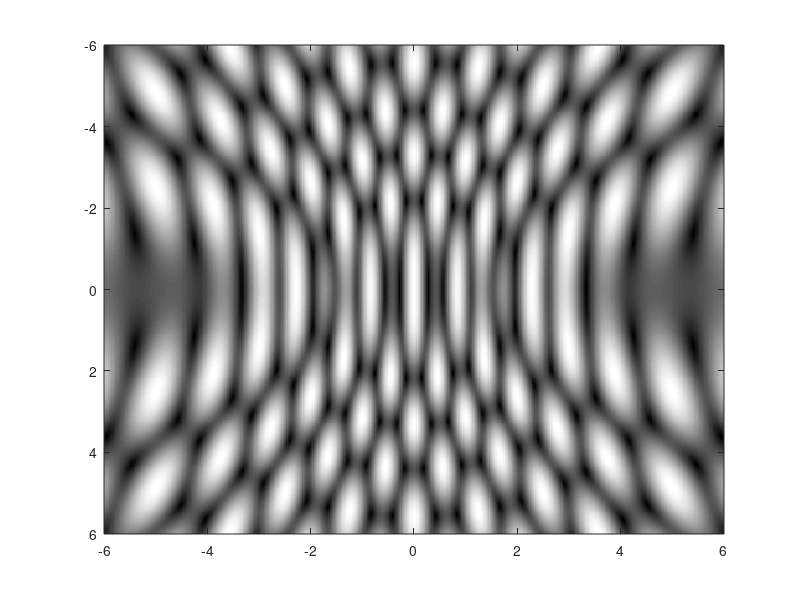

MATLAB code for this plot:
1;

a1 = [  0    ; 0 ; 3e-10];
a2 = [  3e-10; 0 ; 0];
a3 = [ -3e-10; 0 ; 0];
%a3 = [ 0     ; -3e-10 ; 0];


lambda = 0.5e-10;

L = 12;
R = 5;

k = 2*pi/lambda;

N = 500;

x = linspace(-L/2, L/2, N);
y = linspace(-L/2, L/2, N);
[xx,yy] = meshgrid(x,y);

I1 = exp(1i*k*(a1(3)+sqrt((a1(1)-xx).^2 + (a1(2)-yy).^2 + (a1(3)-R).^2)));
I2 = exp(1i*k*(a2(3)+sqrt((a2(1)-xx).^2 + (a2(2)-yy).^2 + (a2(3)-R).^2)));
I3 = exp(1i*k*(a3(3)+sqrt((a3(1)-xx).^2 + (a3(2)-yy).^2 + (a3(3)-R).^2)));
I = I1+I2+I3;

colormap gray;
imagesc([-L/2 L/2], [-L/2 L/2], abs(I));
